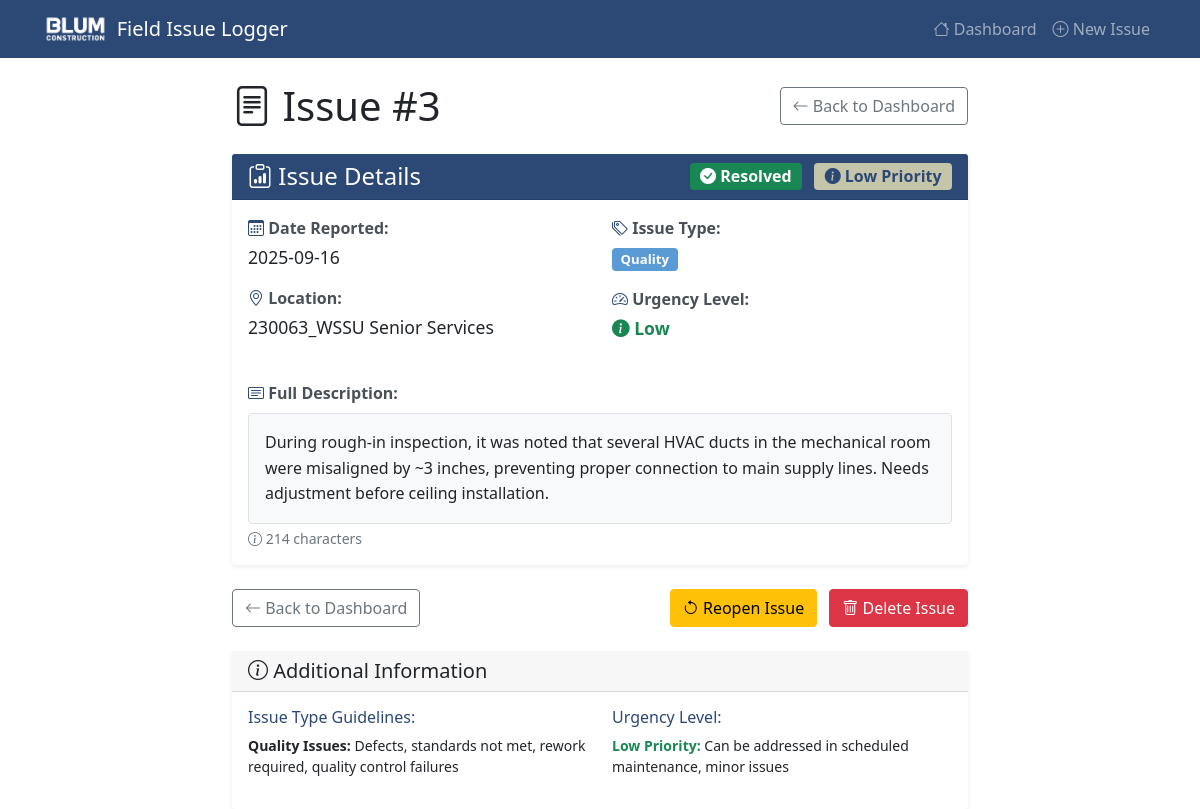
Page /view/3 on the committed database.
### tables this page shows
CREATE TABLE issues (
            id INTEGER PRIMARY KEY AUTOINCREMENT,
            date TEXT NOT NULL,
            location TEXT NOT NULL,
            issue_type TEXT NOT NULL,
            description TEXT NOT NULL,
            urgency TEXT NOT NULL
        , resolved INTEGER DEFAULT 0);

### app.py (the view)
@app.route('/view/<int:issue_id>')
def view_issue(issue_id):
    try:
        conn = get_db_connection()
        issue = conn.execute("SELECT * FROM issues WHERE id = ?", (issue_id,)).fetchone()
        if not issue:
            flash('Issue not found!', 'error')
            conn.close()
            return redirect(url_for('dashboard'))
        conn.close()
        return render_template('view_issue.html', issue=issue)
    except Exception as e:
        flash(f'Error loading issue: {str(e)}', 'error')
        return redirect(url_for('dashboard'))

### app.py (called while the page is built)
def get_db_connection():
    conn = sqlite3.connect(DATABASE)
    conn.row_factory = sqlite3.Row  # This allows us to access columns by name
    return conn

### templates/view_issue.html (shortened to what this page needs)
{% extends "base.html" %}
{% block content %}
<div class="row justify-content-center">
    <div class="col-lg-8">
        <div class="d-flex justify-content-between align-items-center mb-4">
            <h1 class="mb-0">
                <i class="bi bi-file-text"></i> Issue #{{ issue.id }}
            </h1>
            <div>
                <a href="{{ url_for('dashboard') }}" class="btn btn-outline-secondary">
                    <i class="bi bi-arrow-left"></i> Back to Dashboard
                </a>
            </div>
        </div>
        <div class="card shadow-sm">
            <div class="card-header bg-primary text-white">
                <div class="row align-items-center">
                    <div class="col">
                        <h4 class="card-title mb-0">
                            <i class="bi bi-clipboard-data"></i> Issue Details
                        </h4>
                    </div>
                    <div class="col-auto">
                        {% if issue.resolved %}
                            <span class="badge bg-success fs-6 me-2">
                                <i class="bi bi-check-circle-fill"></i> Resolved
                            </span>
                        {% else %}
                            <span class="badge bg-warning text-dark fs-6 me-2">
                                <i class="bi bi-clock"></i> Open
                            </span>
                        {% endif %}
                        <span class="badge {% if issue.urgency == 'High' %}bg-danger{% elif issue.urgency == 'Medium' %}bg-warning text-dark{% else %}bg-secondary{% endif %} fs-6">
                            {% if issue.urgency == 'High' %}
                                <i class="bi bi-exclamation-triangle-fill"></i>
                            {% elif issue.urgency == 'Medium' %}
                                <i class="bi bi-exclamation-circle-fill"></i>
                            {% else %}
                                <i class="bi bi-info-circle-fill"></i>
                            {% endif %}
                            {{ issue.urgency }} Priority
                        </span>
                    </div>
                </div>
            </div>
            <div class="card-body">
                <div class="row mb-4">
                    <div class="col-md-6">
                        <div class="info-item mb-3">
                            <label class="info-label">
                                <i class="bi bi-calendar3 text-primary"></i> <strong>Date Reported:</strong>
                            </label>
                            <p class="info-value">{{ issue.date }}</p>
                        </div>
                        <div class="info-item mb-3">
                            <label class="info-label">
                                <i class="bi bi-geo-alt text-primary"></i> <strong>Location:</strong>
                            </label>
                            <p class="info-value">{{ issue.location }}</p>
                        </div>
                    </div>
                    <div class="col-md-6">
                        <div class="info-item mb-3">
                            <label class="info-label">
                                <i class="bi bi-tags text-primary"></i> <strong>Issue Type:</strong>
                            </label>
                            <p class="info-value">
                                <span class="badge bg-info">{{ issue.issue_type }}</span>
                            </p>
                        </div>
                        <div class="info-item mb-3">
                            <label class="info-label">
                                <i class="bi bi-speedometer2 text-primary"></i> <strong>Urgency Level:</strong>
                            </label>
                            <p class="info-value">
                                <span class="urgency-{{ issue.urgency.lower() }}">
                                    {% if issue.urgency == 'High' %}
                                        <i class="bi bi-exclamation-triangle-fill"></i>
                                    {% elif issue.urgency == 'Medium' %}
                                        <i class="bi bi-exclamation-circle-fill"></i>
                                    {% else %}
                                        <i class="bi bi-info-circle-fill"></i>
                                    {% endif %}
                                    {{ issue.urgency }}
                                </span>
                            </p>
                        </div>
                    </div>
                </div>
                <div class="description-section">
                    <label class="info-label mb-2">
                        <i class="bi bi-card-text text-primary"></i> <strong>Full Description:</strong>
                    </label>
                    <div class="description-content p-3 bg-light rounded border">
                        <p class="mb-0" style="white-space: pre-wrap; line-height: 1.6;">{{ issue.description }}</p>
                    </div>
                    <small class="text-muted mt-1 d-block">
                        <i class="bi bi-info-circle"></i> {{ issue.description|length }} characters
                    </small>
                </div>
            </div>
        </div>
        <div class="row mt-4">
            <div class="col-12">
                <div class="d-flex justify-content-between">
                    <a href="{{ url_for('dashboard') }}" class="btn btn-outline-secondary">
                        <i class="bi bi-arrow-left"></i> Back to Dashboard
                    </a>
                    <div>
                        <form method="POST" action="{{ url_for('toggle_resolved', issue_id=issue.id) }}"
                              style="display: inline;"
                              title="{% if issue.resolved %}Mark as open{% else %}Mark as resolved{% endif %}">
                            {% if issue.resolved %}
                                <button type="submit" class="btn btn-warning me-2">
                                    <i class="bi bi-arrow-counterclockwise"></i> Reopen Issue
                                </button>
                            {% else %}
                                <button type="submit" class="btn btn-success me-2">
                                    <i class="bi bi-check-circle"></i> Mark Resolved
                                </button>
                            {% endif %}
                        </form>
                        <form method="POST" action="{{ url_for('delete_issue', issue_id=issue.id) }}"
                              style="display: inline;"
                              onsubmit="return confirmDeleteFromView({{ issue.id }}, '{{ issue.location }}', '{{ issue.issue_type }}')">
                            <button type="submit" class="btn btn-danger">
                                <i class="bi bi-trash"></i> Delete Issue
                            </button>
                        </form>
                    </div>
                </div>
            </div>
        </div>
        <div class="card mt-4">
            <div class="card-header">
                <h5 class="mb-0">
                    <i class="bi bi-info-circle"></i> Additional Information
                </h5>
            </div>
            <div class="card-body">
                <div class="row">
                    <div class="col-md-6">
                        <h6 class="text-primary">Issue Type Guidelines:</h6>
                        <ul class="list-unstyled small">
                            {% if issue.issue_type == 'Safety' %}
                                <li><strong>Safety Issues:</strong> Hazards, unsafe conditions, potential for accidents or injury</li>
                            {% elif issue.issue_type == 'Quality' %}
                                <li><strong>Quality Issues:</strong> Defects, standards not met, rework required, quality control failures</li>
                            {% elif issue.issue_type == 'Access' %}
                                <li><strong>Access Issues:</strong> Blocked areas, missing keys, entry problems, restricted access</li>
                            {% elif issue.issue_type == 'Coordination' %}
                                <li><strong>Coordination Issues:</strong> Communication problems, scheduling conflicts, team coordination</li>
                            {% else %}
                                <li><strong>Other Issues:</strong> Issues that don't fit into the standard categories</li>
                            {% endif %}
                        </ul>
                    </div>
                    <div class="col-md-6">
                        <h6 class="text-primary">Urgency Level:</h6>
                        <ul class="list-unstyled small">
                            {% if issue.urgency == 'High' %}
                                <li><span class="text-danger"><strong>High Priority:</strong></span> Requires immediate attention, safety hazards, work stoppage</li>
                            {% elif issue.urgency == 'Medium' %}
                                <li><span class="text-warning"><strong>Medium Priority:</strong></span> Should be addressed within a few days, quality issues, potential delays</li>
                            {% else %}
                                <li><span class="text-success"><strong>Low Priority:</strong></span> Can be addressed in scheduled maintenance, minor issues</li>
                            {% endif %}
                        </ul>
                    </div>
                </div>
            </div>
        </div>
    </div>
</div>
{% endblock %}

### templates/base.html (style rules this page uses)
:root { --edg-navy: #2c4875; --edg-blue: #5b9bd5; --edg-gray: #c5c5aa; --edg-light: #f8f9fa; --edg-white: #ffffff; --edg-danger: #dc3545; --edg-warning: #fd7e14; --edg-success: #198754; }
.bg-primary { background-color: var(--edg-navy) !important; }
.text-primary { color: var(--edg-navy) !important; }
.bg-info { background-color: var(--edg-blue) !important; }
.urgency-low { color: var(--edg-success); font-weight: bold; }
.badge.bg-info { background-color: var(--edg-blue) !important; }
.badge.bg-secondary { background-color: var(--edg-gray) !important; color: var(--edg-navy) !important; }

### templates/view_issue.html (style rules this page uses)
.info-item { margin-bottom: 1rem; }
.info-label { display: block; margin-bottom: 0.25rem; color: #495057; }
.info-value { margin-bottom: 0; font-size: 1.1rem; }
.description-content { max-height: none; overflow: visible; }
.urgency-low { color: #198754; font-weight: bold; }
.card { border: none; box-shadow: 0 0.125rem 0.25rem rgba(0, 0, 0, 0.075); }
.card-header { border-bottom: 1px solid rgba(0, 0, 0, 0.125); }

### rows in the picture
issues: id "3", urgency "Low", date "2025-09-16", location "230063_WSSU Senior Services", issue_type "Quality", description "During rough-in inspection, it was noted that several HVAC ducts in the mechanical room were misaligned by ~3 inches, preventing proper connection to main supply lines. Needs adjustment before ceiling installation."

### other values in the picture
{{ issue.description|length }} "214"
